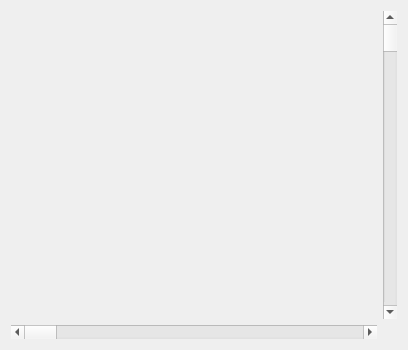
<?xml version="1.0" encoding="UTF-8"?>
<ui version="4.0">
 <class>CustomScrollWidget</class>
 <widget class="QWidget" name="CustomScrollWidget">
  <property name="geometry">
   <rect>
    <x>0</x>
    <y>0</y>
    <width>408</width>
    <height>350</height>
   </rect>
  </property>
  <property name="windowTitle">
   <string>Form</string>
  </property>
  <layout class="QGridLayout" name="gridLayout">
   <item row="0" column="0">
    <widget class="QWidget" name="contentWidget" native="true"/>
   </item>
   <item row="0" column="1">
    <widget class="QScrollBar" name="verticalScrollBar">
     <property name="orientation">
      <enum>Qt::Vertical</enum>
     </property>
    </widget>
   </item>
   <item row="1" column="0">
    <widget class="QScrollBar" name="horizontalScrollBar">
     <property name="orientation">
      <enum>Qt::Horizontal</enum>
     </property>
    </widget>
   </item>
  </layout>
 </widget>
 <resources/>
 <connections/>
</ui>
